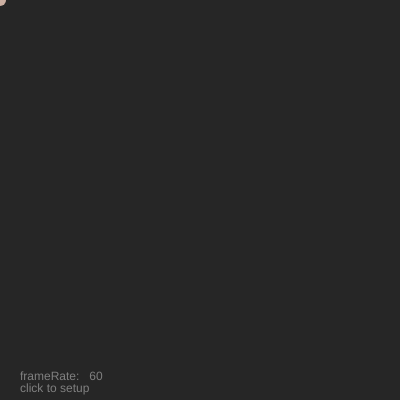
Frame 1 (no input)
Frame 60 (no input): identical to frame 1, image omitted
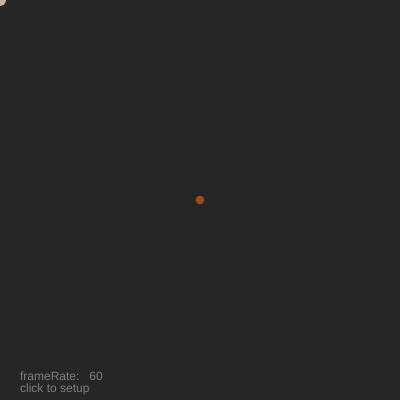
Frame 120 (the mouse pressed at the canvas centre since frame 60)

The p5.js sketch that drew these frames (run headless with seeded random() and noise() and a simulated clock; from frame 60 on, the mouse is pressed at the canvas centre):

// p5.js sketch
// ── sketch.js
/*
franklin hernandez-castro
www.skizata.com
TEC costa rica, hfg schw. gmuend
2022
*/

let myObjects;
let numObjects;

function setup() {
    createCanvas(400, 400);
    colorMode (HSB, 360, 100, 100);
    myObjects = [];
    numObjects = 0;
}

function draw() {
    background(15);
    for (let i = 0; i < myObjects.length; i++) {
        myObjects[i].display();
    }
    fill (50);
    text("frameRate:   " + Math.round(frameRate()), 20, width-20);
    text("click to setup", 20, height-8);
}

function mouseReleased(){
    setup();
}

// Add a new boid into the System
function mouseMoved() {
    myObjects[numObjects] = new MyObject ( mouseX, mouseY );
    numObjects++;
}
// ── Object.js
/*
franklin hernandez-castro
www.skizata.com
TEC costa rica, hfg schw. gmuend
2022
*/

class MyObject {
    constructor (_x, _y){
        this.myX = _x;
        this.myY = _y;
        this.mySize = random(5,15);
        this.myColor = color(20, random(100), random(50,90));
    }


    display () {
        fill(this.myColor);
        noStroke();
        ellipse (this.myX, this.myY, this.mySize, this.mySize);
    }

}
